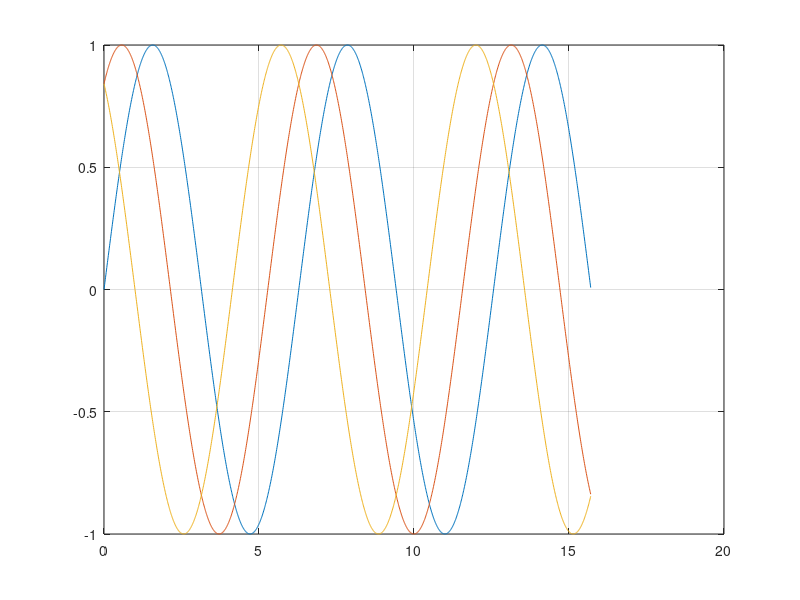

This figure's MATLAB source:
t=0:0.01:5*pi;
y = sin(t);
y1 = sin(t+1);
y2 = sin(-t+1);

figure;
plot(t, y);
hold on;
plot(t,y1);
plot(t,y2);
hold off;
grid on;
